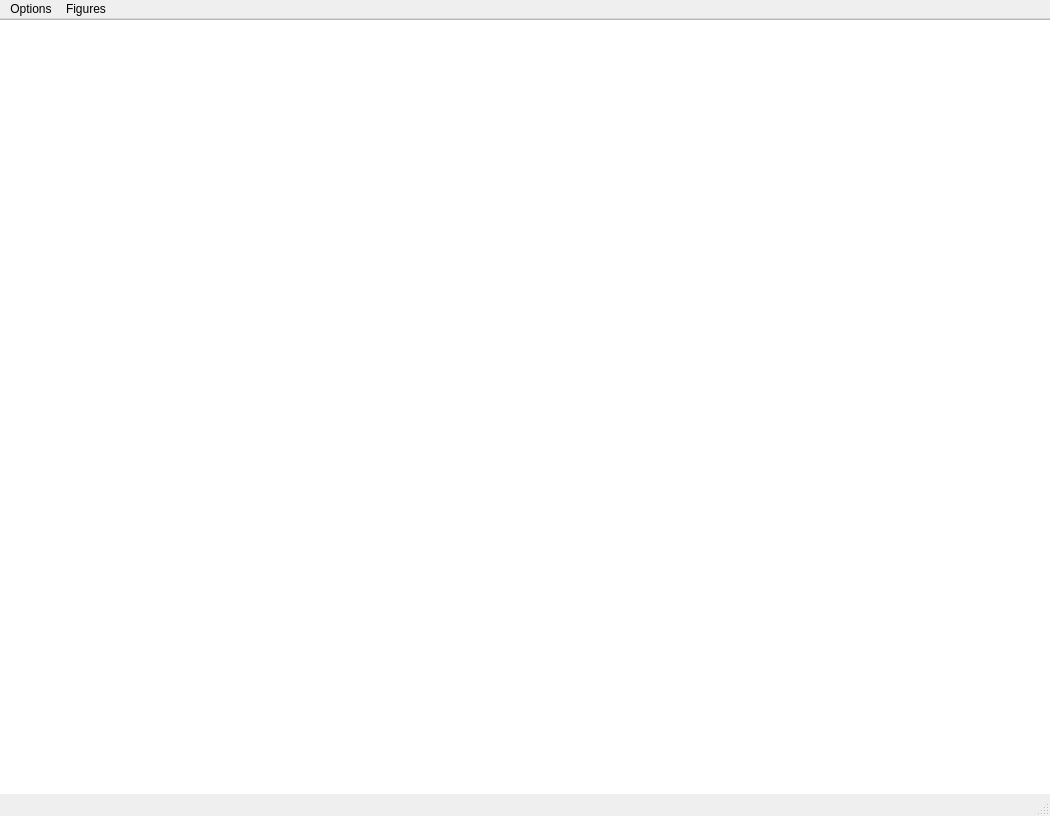
<?xml version="1.0" encoding="UTF-8"?>
<ui version="4.0">
 <class>MainWindow</class>
 <widget class="QMainWindow" name="MainWindow">
  <property name="geometry">
   <rect>
    <x>0</x>
    <y>0</y>
    <width>1050</width>
    <height>816</height>
   </rect>
  </property>
  <property name="windowTitle">
   <string>MainWindow</string>
  </property>
  <widget class="QWidget" name="centralwidget">
   <widget class="QGraphicsView" name="graphicsView">
    <property name="geometry">
     <rect>
      <x>-5</x>
      <y>0</y>
      <width>1061</width>
      <height>801</height>
     </rect>
    </property>
   </widget>
  </widget>
  <widget class="QMenuBar" name="menubar">
   <property name="geometry">
    <rect>
     <x>0</x>
     <y>0</y>
     <width>1050</width>
     <height>21</height>
    </rect>
   </property>
   <widget class="QMenu" name="menuOptions">
    <property name="title">
     <string>Options</string>
    </property>
    <addaction name="actionRed"/>
    <addaction name="actionGreen"/>
    <addaction name="actionBlue"/>
    <addaction name="actionCustomColor"/>
    <addaction name="actionClear"/>
   </widget>
   <widget class="QMenu" name="menuFigures">
    <property name="title">
     <string>Figures</string>
    </property>
    <addaction name="actionSquare"/>
    <addaction name="actionRomb"/>
    <addaction name="actionTriangle"/>
    <addaction name="actionSave"/>
    <addaction name="actionLoad"/>
   </widget>
   <addaction name="menuOptions"/>
   <addaction name="menuFigures"/>
  </widget>
  <widget class="QStatusBar" name="statusbar"/>
  <action name="actionRed">
   <property name="text">
    <string>Red</string>
   </property>
  </action>
  <action name="actionGreen">
   <property name="text">
    <string>Green</string>
   </property>
  </action>
  <action name="actionBlue">
   <property name="text">
    <string>Blue</string>
   </property>
  </action>
  <action name="actionClear">
   <property name="text">
    <string>Clear</string>
   </property>
  </action>
  <action name="actionCustomColor">
   <property name="text">
    <string>Custom Color</string>
   </property>
  </action>
  <action name="actionSquare">
   <property name="text">
    <string>Square</string>
   </property>
  </action>
  <action name="actionRomb">
   <property name="text">
    <string>Romb</string>
   </property>
  </action>
  <action name="actionTriangle">
   <property name="text">
    <string>Triangle</string>
   </property>
  </action>
  <action name="actionSave">
   <property name="text">
    <string>Save</string>
   </property>
  </action>
  <action name="actionLoad">
   <property name="text">
    <string>Load</string>
   </property>
  </action>
 </widget>
 <resources/>
 <connections/>
</ui>
